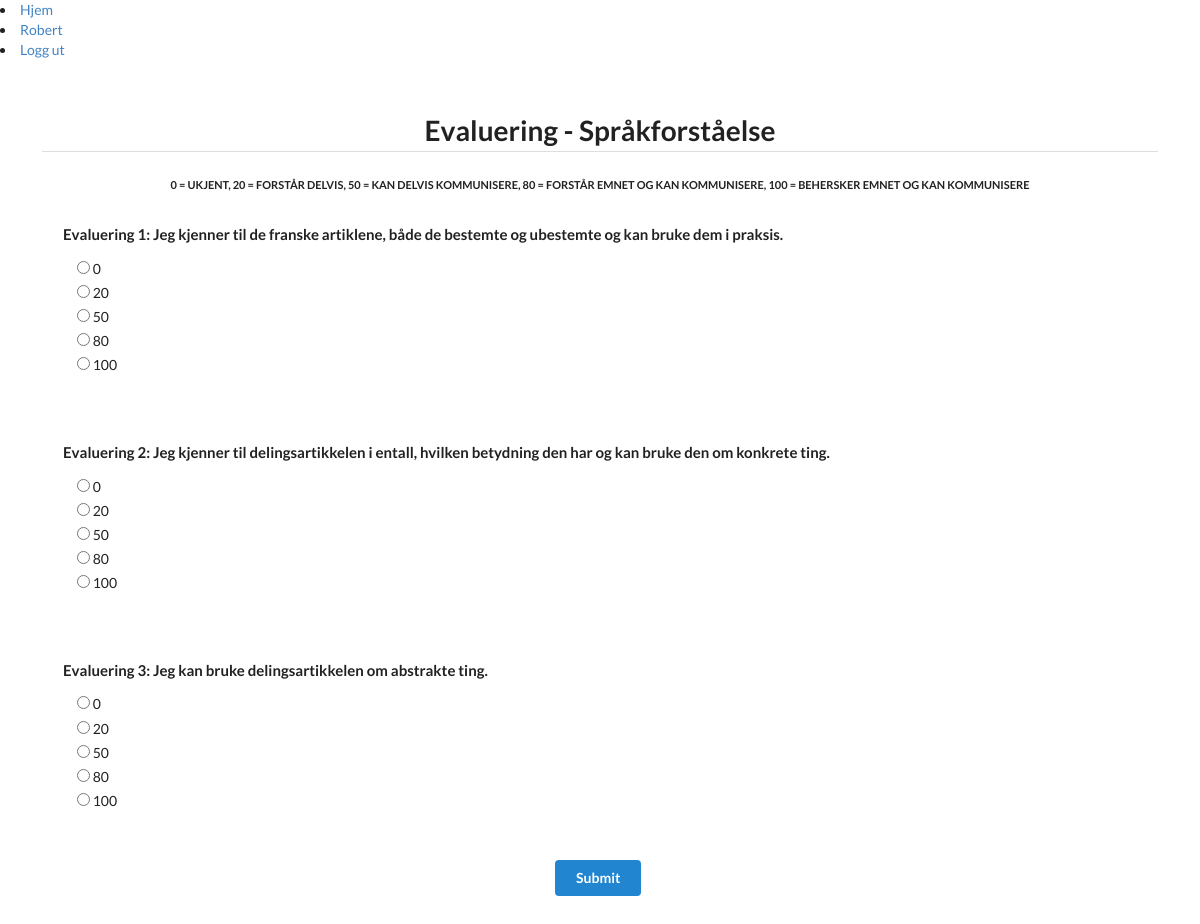
Page /surveys/1/ (signed in) on the committed database.
### jegkan/models.py (models this page shows, shortened)
class Topic(models.Model):
    category_text = models.CharField(max_length=200)
    pub_date = models.DateTimeField('date published', default=datetime.now)

class Question(models.Model):
    topic = models.ForeignKey(Topic, default=1, on_delete=models.CASCADE)
    question_text = models.CharField(max_length=200)
    pub_date = models.DateTimeField('date published', default=datetime.now)

### jegkan/views/jk_views.py (the view)
# urls.py: path("surveys/<int:topic_id>/", views.jk_views.submit, name="survey-submit"),
@login_required
def submit(request, topic_id):
    print(" Start view ######################")
    category = Topic.objects.get(pk=topic_id)
    user = request.user
    try:
        survey = Topic.objects.prefetch_related("question_set__evaluation_set").get(
            pk=topic_id
        )
    except Topic.DoesNotExist:
        raise Http404()
    """
    try:
        sub = survey.submission_set.get(pk=sub_pk, is_complete=False)
    except Submission.DoesNotExist:
        raise Http404()  """
    questions = survey.question_set.all()
    options = [q.evaluation_set.filter(user=user) for q in questions]
    eva_obj = Evaluation.objects.filter(user=user)
    evaluation_data = [{'option': l.evaluation}
                    for l in eva_obj]
    form_kwargs = {"empty_permitted": False}
    AnswerFormSet = formset_factory(AnswerForm, extra=len(questions)-len(evaluation_data))
    content = []
    if request.method == "POST":
        print("###########POST-START###########")
        formset = AnswerFormSet(request.POST, form_kwargs=form_kwargs)
        if formset.is_valid():
            print("formset is valid")
            content.append("formset is valid")
            parent_child_merge = zip(questions, eva_obj)
            x = 0
            for form in formset:
                print("loop number :", x )
                opt = form.cleaned_data.get("option")
                q = questions[x]
                print(" question q er: ", q.question_text)
                try:
                    evaluation_object = eva_obj[x]
                    evaluation_object.evaluation = opt
                    evaluation_object.save()
                except IndexError:
                    e = Evaluation(question = q, user = user, evaluation = opt)
                    e.save()
                print("option is :", opt)
                x = x+1
            for q, e in parent_child_merge:
                print (q.question_text, e.evaluation)
                content.append(q)
                content.append(e)
            return HttpResponseRedirect(reverse('jegkan:cat_results', args=(1, )))
    else:
        formset = AnswerFormSet(form_kwargs=form_kwargs, initial = evaluation_data)
    for form in formset:
        print(form)
    question_forms = zip(questions, formset)
    return render(
        request,
        "jegkan/submit.html",
        {"survey": survey, "question_forms": question_forms, "formset": formset, 'category': category,},
    )

### templates/jegkan/submit.html (shortened to what this page needs)
{% extends 'jegkan/base/base_for_jegkan.html' %}
{% block content %}
<div class="ui center aligned basic very padded segment">
    <h1 class="ui header dividing">Evaluering - {{ category.category_text }}</h1>
    <div class="ui small sub header"> 0 = Ukjent, 20 = Forstår delvis, 50 = Kan delvis kommunisere, 80 = Forstår emnet og kan kommunisere, 100 = Behersker emnet og kan kommunisere </div>
    <form method="post" novalidate>
        {% for question, form in question_forms %}
        <div class="ui basic padded segment left aligned">
            <div class="ui form {% if form.errors %}error{% endif %}">
                <h4 class="ui header">
                    Evaluering {{ forloop.counter }}:
                    {{ question.question_text}}
                </h4>
                {% for field in form %}
                <div class="field {% if field.errors %}error{% endif %}">
                    {{ field }}
                </div>
                {% endfor %}
            </div>
        </div>
        {% endfor %}
        <button type="submit" class="ui primary button">Submit</button>
    </form>
</div>
{% endblock %}

### templates/jegkan/base/base_for_jegkan.html (shortened to what this page needs)
<head>
    <link rel="stylesheet" type="text/css"
    href="https://cdnjs.cloudflare.com/ajax/libs/semantic-ui/2.4.1/semantic.min.css">
</head>
<body>
<nav>
    <li><a href="{% url 'jegkan:index' %}">Hjem</a></li>
    {% if user.is_authenticated %}
             <li><a href="{% url 'jegkan:min-side' %}">{{user.username|title}}</a></li>
             <li><a href="/logout">Logg ut</a></li>
        {% else %}
            <li><a href="{% url 'jegkan:login' %}">Logg inn</a></li>
            <li><a href="{% url 'jegkan:register' %}">Registrer deg</a></li>
        {% endif %}
</nav>
{% block content %}
      {% endblock content %}
    </body>

### templates/jegkan/submit.html (style rules this page uses)
form .field ul { list-style: none; padding: 0 1rem; }
form .field li { margin-bottom: 0.3rem; }

### rows in the picture
Topic: category_text "Språkforståelse"
Question: question_text "Jeg kjenner til de franske artiklene, både de bestemte og ubestemte og kan bruke dem i praksis."
Question: question_text "Jeg kjenner til delingsartikkelen i entall, hvilken betydning den har og kan bruke den om konkrete ting."
Question: question_text "Jeg kan bruke delingsartikkelen om abstrakte ting."

### other values in the picture
{{ user.username|title }} "Robert"
